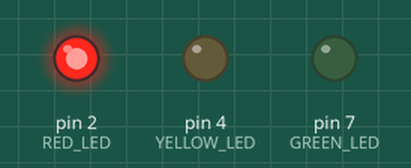
Simulated run of this sketch. Board: Arduino Uno, built with avr-gcc and run on an emulated ATmega328P. Shown: output pins drawn as LEDs (lit = HIGH).

Above: at 0.05 s.
At 0.55 s:
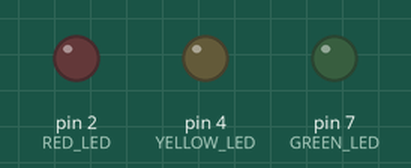
At 0.75 s:
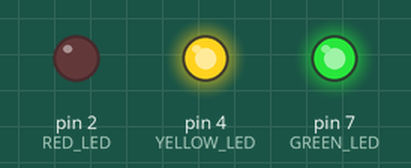
At 1.45 s:
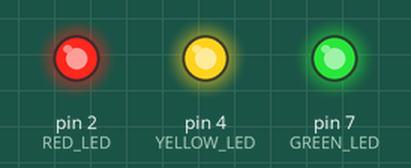
At 2.15 s:
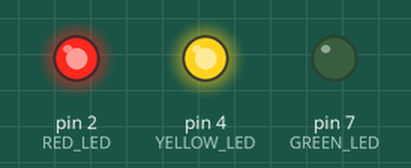
At 2.85 s:
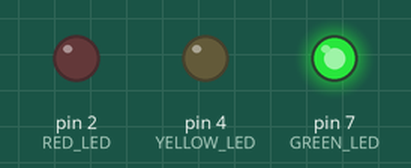
Timing chart, 0 to 3.1 s (numbered marks = the images above):
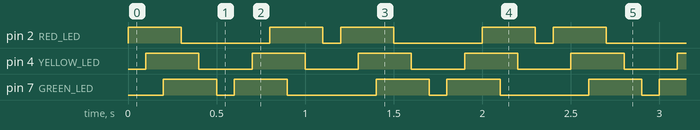

Measured:
- by itself, pin 2 (RED_LED): repeats every 1.2 s: LOW 0.50 s, HIGH 0.30 s, LOW 0.10 s, HIGH 0.30 s
- by itself, pin 4 (YELLOW_LED): alternates HIGH for 0.30 s and LOW for 0.30 s
- by itself, pin 7 (GREEN_LED): repeats every 1.2 s: LOW 0.10 s, HIGH 0.30 s, LOW 0.50 s, HIGH 0.30 s

The sketch:

flash_3_led.ino
```cpp
int RED_LED = 2;
int YELLOW_LED = 4;
int GREEN_LED = 7;

void setup() {
  // put your setup code here, to run once:
  pinMode(RED_LED, OUTPUT);
  pinMode(YELLOW_LED, OUTPUT);
  pinMode(GREEN_LED, OUTPUT);
}

void loop() {
  // put your main code here, to run repeatedly:
  digitalWrite(RED_LED, HIGH);
  delay(100);
  digitalWrite(YELLOW_LED, HIGH);
  delay(100);
  digitalWrite(GREEN_LED, HIGH);
  delay(100);
  digitalWrite(RED_LED, LOW);
  delay(100);
  digitalWrite(YELLOW_LED, LOW);
  delay(100);
  digitalWrite(GREEN_LED, LOW);
  delay(100);
  digitalWrite(GREEN_LED, HIGH);
  delay(100);
  digitalWrite(YELLOW_LED, HIGH);
  delay(100);
  digitalWrite(RED_LED, HIGH);
  delay(100);
  digitalWrite(GREEN_LED, LOW);
  delay(100);
  digitalWrite(YELLOW_LED, LOW);
  delay(100);
  digitalWrite(RED_LED, LOW);
  delay(100);
}
```
